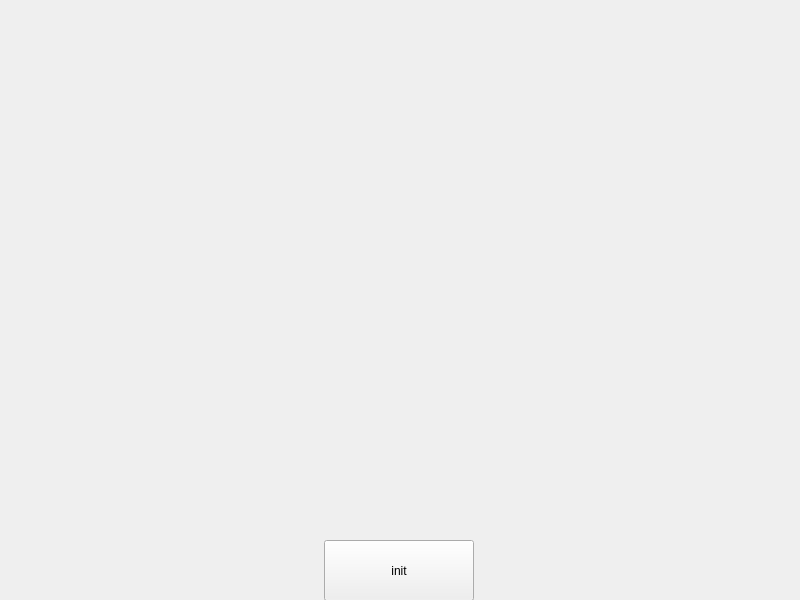
<?xml version="1.0" encoding="UTF-8"?>
<ui version="4.0">
 <class>MainWindow</class>
 <widget class="QMainWindow" name="MainWindow">
  <property name="geometry">
   <rect>
    <x>0</x>
    <y>0</y>
    <width>800</width>
    <height>600</height>
   </rect>
  </property>
  <property name="windowTitle">
   <string>MainWindow</string>
  </property>
  <widget class="QWidget" name="centralwidget">
   <widget class="QWidget" name="horizontalLayoutWidget">
    <property name="geometry">
     <rect>
      <x>-1</x>
      <y>540</y>
      <width>801</width>
      <height>61</height>
     </rect>
    </property>
    <layout class="QHBoxLayout" name="horizontalLayout">
     <item>
      <widget class="QPushButton" name="initBtn">
       <property name="sizePolicy">
        <sizepolicy hsizetype="Fixed" vsizetype="Preferred">
         <horstretch>0</horstretch>
         <verstretch>0</verstretch>
        </sizepolicy>
       </property>
       <property name="maximumSize">
        <size>
         <width>150</width>
         <height>16777215</height>
        </size>
       </property>
       <property name="text">
        <string>init</string>
       </property>
      </widget>
     </item>
    </layout>
   </widget>
  </widget>
 </widget>
 <resources/>
 <connections/>
</ui>
